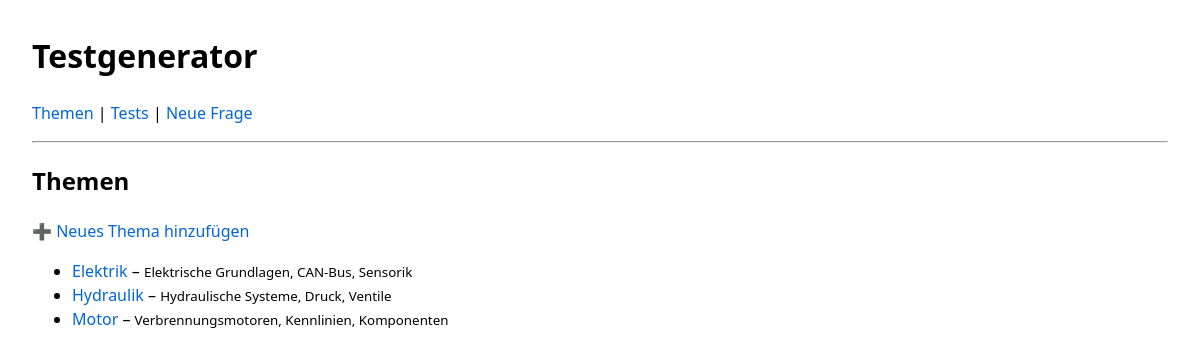
The page / on the database its author committed.
### tables this page shows
CREATE TABLE topics (
        id          INTEGER PRIMARY KEY AUTOINCREMENT,
        name        TEXT NOT NULL UNIQUE,
        description TEXT
    );

### app.py (the view)
@app.route("/")
def index():
    conn = get_db_connection()
    topics = conn.execute(
        "SELECT id, name, description FROM topics ORDER BY name"
    ).fetchall()
    conn.close()
    return render_template("index.html", topics=topics)

### app.py (called while the page is built)
def get_db_connection():
    conn = sqlite3.connect(DB_PATH)
    conn.row_factory = sqlite3.Row  # erlaubt Zugriff per Spaltennamen
    return conn

### templates/index.html
{% extends "base.html" %}
{% block content %}
    <h2>Themen</h2>
    <p>
        <a href="{{ url_for('new_topic') }}">➕ Neues Thema hinzufügen</a>
    </p>
    <ul>
        {% for t in topics %}
            <li>
                <a href="{{ url_for('topic_questions', topic_id=t['id']) }}">
                    {{ t['name'] }}
                </a>
                {% if t['description'] %}
                    – <small>{{ t['description'] }}</small>
                {% endif %}
            </li>
        {% endfor %}
    </ul>
{% endblock %}

### templates/base.html (style rules this page uses)
body { font-family: system-ui, sans-serif; margin: 2rem; line-height: 1.5; }
a { text-decoration: none; color: #0366d6; }

### rows shown on the page
topics: name "Elektrik", description "Elektrische Grundlagen, CAN-Bus, Sensorik"
topics: name "Hydraulik", description "Hydraulische Systeme, Druck, Ventile"
topics: name "Motor", description "Verbrennungsmotoren, Kennlinien, Komponenten"
